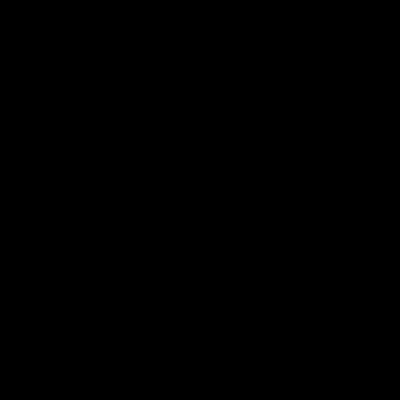
Frame 1 (no input)
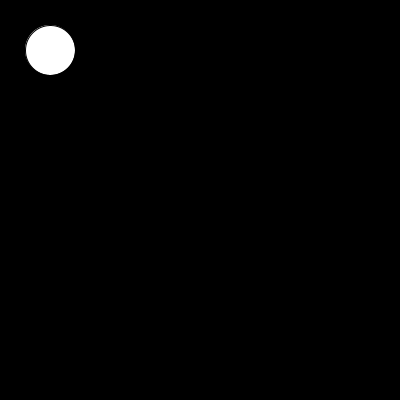
Frame 60 (the mouse pressed at the canvas centre just before this capture)
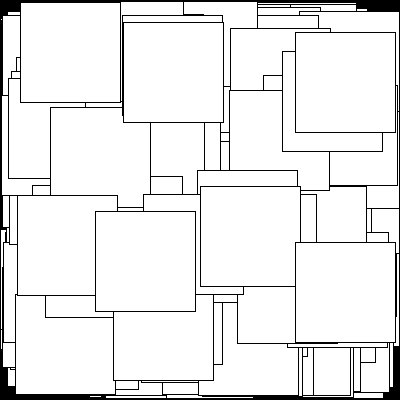
Frame 120 (the mouse held since frame 60 and released just before this capture)

The Processing sketch that drew these frames (run headless with seeded random() and noise(); from frame 60 on, the mouse is pressed at the canvas centre):

// Processing sketch: processing_105376
// ── processing_105376.pde

int value;
float r; 
float g;
float b;
float count;

void setup () {
  size(400, 400);
  smooth();
  fill(0);

  r = random(0, 255);
  g= random(0, 255);
  b = random(0, 255);
  count = random(1,255);
  
 
}

void draw() {
 

  background (0);
  float x = map(mouseX, 0, width, 50, 350);
  float y = map (mouseY, 0, height, 50, 350);
  ellipse (x, y, 50, 50); 
 
 
    for(int i=0; i<1000; i++){


  
          if (mousePressed==true) {
            
            r=r+count;
            g= g+count;
            b= b+count;
             fill(r, g, b);
            rect(random(0,300),random(0,300),100,100);
            count+=i;
    
          }
  
    
  else {
    fill(255);
    count+=i;

  }
}




}
